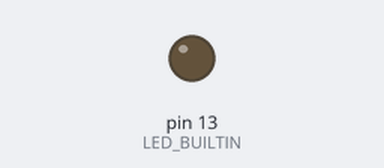
A sketch run on a simulated Arduino Uno, built with avr-gcc and run on an emulated ATmega328P. On the bench: output pins drawn as LEDs (lit = HIGH).

Above: at 0.65 s.
At 5.35 s:
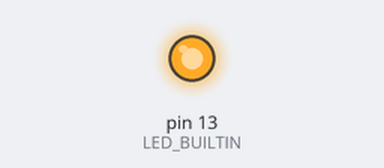
Timing chart, 0 to 8.3 s (numbered marks = the images above):
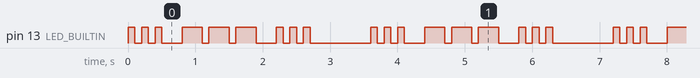

Measured:
- by itself, pin 13 (LED_BUILTIN): repeats every 3.6 s: 2 × (LOW 0.10 s, HIGH 0.10 s), LOW 0.30 s, 2 × (HIGH 0.30 s, LOW 0.10 s), HIGH 0.30 s, LOW 0.30 s, 2 × (HIGH 0.10 s, LOW 0.10 s), HIGH 0.10 s, LOW 0.90 s, HIGH 0.10 s
- by itself, everything shown: repeats every 3.6 s, in 18 steps

The sketch:

morse.ino
```cpp
unsigned short unit_time = 100; //ms

enum led_length : byte {
  DOT = 1,
  DASH = 3,
};

String characters = "abcdefghijklmnopqrstuvwxyz0123456789 ";

String morse_characters[37] = {
        {".-"}, {"-..."}, {"-.-."}, {"-.."}, {"."}, {"..-."},
        {"--."}, {"...."}, {".."}, {".---"}, {"-.-"}, {".-.."},
        {"--"}, {"-."}, {"---"}, {".--."}, {"--.-"}, {".-."},
        {"..."}, {"-"}, {"..-"}, {"...-"}, {".--"}, {"-..-"},
        {"-.--"}, {"--.."}, {".----"}, {"..---"}, {"...--"},
        {"....-"}, {"....."}, {"-...."}, {"--..."}, {"---.."},
        {"---."}, {"-----"}, {"//"}
    };

String message = "sos";

// the setup function runs once when you press reset or power the board
void setup() {
  // initialize digital pin LED_BUILTIN as an output.
  pinMode(LED_BUILTIN, OUTPUT);
  //Serial.begin(9600); // uncomment to enable serial
}

// the loop function runs over and over again forever
void loop() {

  for(char& c : message) {

    String morse_char = morse_characters[characters.indexOf(c)];
    for (char& m : morse_char) {

      Serial.print(m);
      switch(m) {
       case '-':
        lled(DASH);
        break;
      case '.':
        lled(DOT);
        break;
      case '/':
        delay(unit_time*7 - unit_time);
      }

    }

    Serial.print(' ');
    delay(unit_time*3 - unit_time);
  }

  Serial.println();
  delay(unit_time*7 - unit_time);
}

void lled (byte on_time) {
  digitalWrite(LED_BUILTIN, HIGH);
  delay(unit_time*on_time);
  digitalWrite(LED_BUILTIN, LOW);
  delay(unit_time);
}
```
